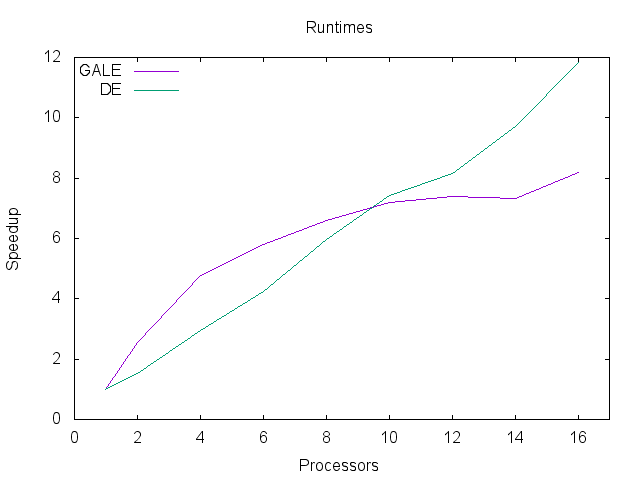

The script that saved this image:
# For PNG
set terminal png
set output "XOMO_speedups.png"

# For EPS
# set terminal eps
# set output "XOMO_speedups.eps"

set title "Runtimes"

set xlabel " Processors "

set ylabel " Speedup "

set xrange [0:17]

set datafile separator ","

set key left top

plot for [col=4:5] "XOMO_GALEvsDE.csv" using 1:col with lines title columnheader
